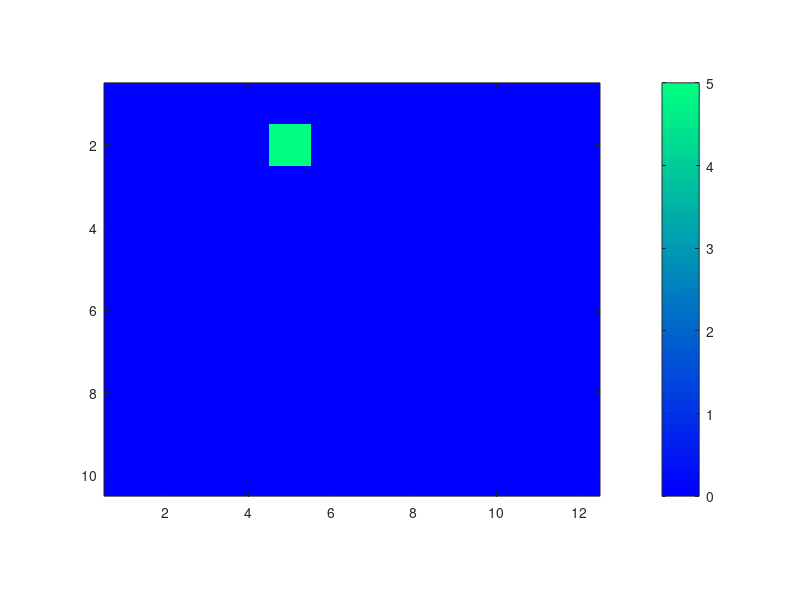

The MATLAB script that drew this image:
clc
clear
close all

N = 10;
M = 12;

GRID = zeros(N,M);

Size =size(GRID);

i = 2;
j= 5;
GRID(i,j) = 5;

figure(1);
imagesc(GRID);
axis image;

colormap winter;
colorbar;